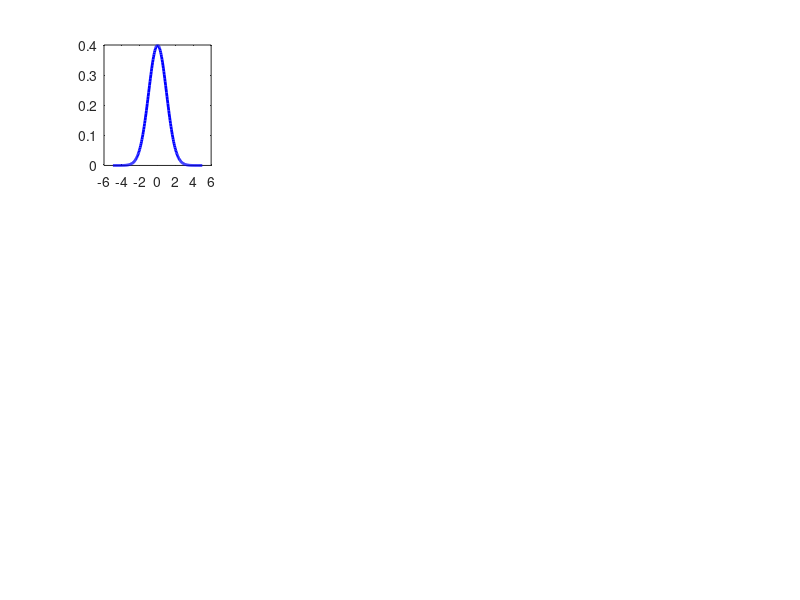

Here is the MATLAB script that generated this plot: (Note: this script raises an error after producing the figure.)
% Chapter 3
% Kernel density estimation of three different PDFs: Gaussian, fat-tailed,
% and bimodal

rng(1); % fix the random number generator to reproduce the results

% Test 1: Gaussian distribution
x = -5: 0.05: 5; % range of the domain
a = 0; b = 1; % parameters of mean and variance 
y = normpdf(x, a, b); % generate the corresponding Gaussian distribution
figure
for i = 1:4
    subplot(3,4,i) % different numbers of sample points
    if i == 1
        num = 2;
    elseif i == 2
        num = 4;
    elseif i == 3
        num = 10;
    else
        num = 1000;
    end
    z = randn(1,num);
    plot(x,y,'b','linewidth',2)
    [fi, xx, h] = ksdensity(z); % kernel density estimation
    hold on
    plot(xx, fi, 'r', 'linewidth',2)
    plot(z, ones(1,num) * 0.01, 'ko');
    if i <= 3
        for j = 1:num
            x0 = linspace(z(j) - 3*(h), z(j) + 3*(h), 100);
            y0 = 1 / num / h * 1/sqrt(2 * pi) * exp(- (x0 - z(j)).^2 / h^2); % for each KDE component
            plot(x0, y0, 'k', 'linewidth', 1)
        end
    end
    set(gca,'fontsize',16)
    box on
    title(['N = ', num2str(num)]);
    if i == 1
        legend('Truth', 'KDE approximation', 'Samples', 'Kernels')
    end
end

rng(1)% fix the random number generator to reproduce the results

% Test 2: a Gamma distribution, which has a fat tail
x = 0. :0.1: 25; % range of the domain
a = 2; b = 2; % parameters
y = gampdf(x, a, b); % generate the corresponding Gamma distribution

for i = 1:4
    subplot(3,4,4+i)% different numbers of sample points
    if i == 1
        num = 2;
    elseif i == 2
        num = 4;
    elseif i == 3
        num = 10;
    else
        num = 1000;
    end
    z = gamrnd(a, b, 1, num);
    plot(x, y, 'b', 'linewidth', 2)
    [fi, xx, h] = ksdensity(z); % kernel density estimation
    hold on
    plot(xx, fi, 'r', 'linewidth', 2)
    plot(z, ones(1,num) * 0.01, 'ko');
    if i <= 3
        for j = 1:num
            x0 = linspace(z(j) - 3*(h), z(j) + 3*(h), 100);
            y0 = 1 / num / h * 1/sqrt(2 * pi) * exp(- (x0 - z(j)).^2 / h^2); % for each KDE component
            plot(x0, y0, 'k', 'linewidth', 1)
        end
    end
    set(gca,'fontsize',16)
    box on
end
 

rng(1) % fix the random number generator to reproduce the results

% Test 3: bimodal distribution
x = -6: 0.05: 6; % range of the domain
gm = gmdistribution([-2, 2], [0.5, 0.5]); % build the bimodal distribution via a two-component Gaussian mixture
temp = random(gm, 10000); temp = reshape(temp, 1, []); [y,temp0] = ksdensity(temp, x);
num = 200;
z = random(gm, num/2); z = reshape(z, 1, []); % generate the truth, which is based on a large number (10000) of sample points
subplot(3, 4, 8 + 2)
plot(x,y,'b','linewidth',2)
[fi,xx, h] = ksdensity(z); % standard kernel denstify estimation
hold on
plot(xx,fi,'r','linewidth',2)
[bandwidth, density, xmesh, cdf] = kde(z, num, -6, 6); % solve-the-equation plug-in method
plot(xmesh, density, 'g', 'linewidth',2)
box on
set(gca,'fontsize',16)
legend('Truth', 'KDE with rule of thumb', 'KDE with solve-the-equation plug-in')

subplot(3, 4, 8 + 3); % compare the kernel components in the two methods
hold on
x0 = linspace(0 - 3*(h), 0 + 3*(h), 100);
y0 =  1/sqrt(2 * pi) * exp(-(x0 - 0).^2 / h^2);
plot(x0,y0,'r','linewidth',1)
x0 = linspace(0 - 3 * bandwidth, 0 + 3 * bandwidth, 100);
y0 = 1/sqrt(2 * pi) * exp(-(x0 - 0).^2 / bandwidth^2);
plot(x0, y0, 'g', 'linewidth', 1)
box on
set(gca,'fontsize',16);